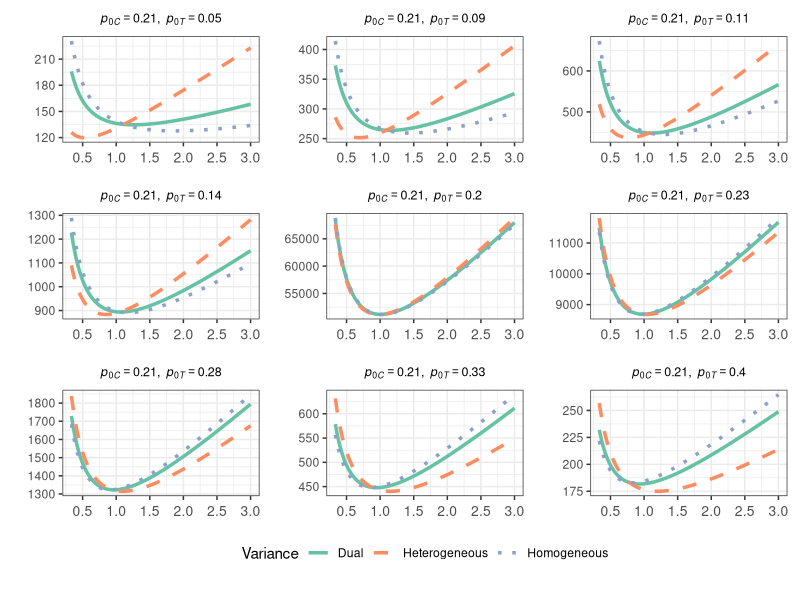
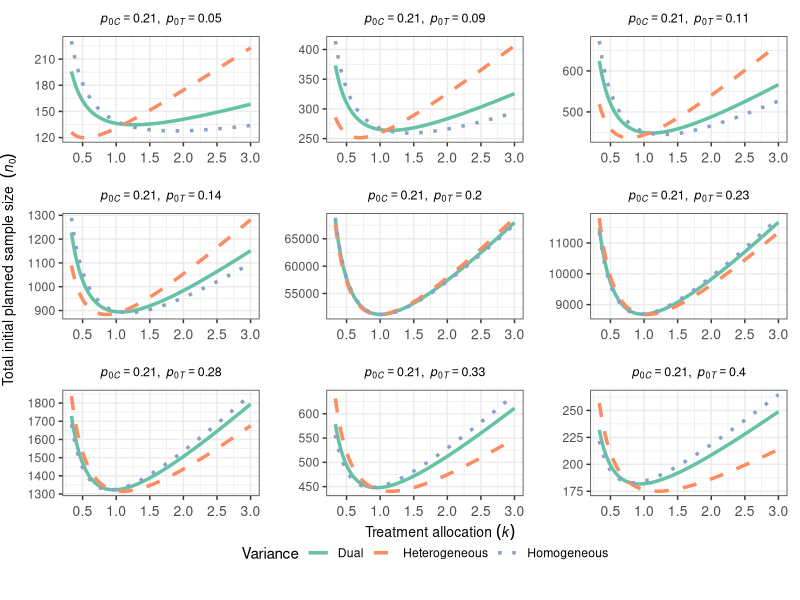

Reproduce these figures in R, in order.
#-------------------------------------------------------------------------------
# Purpose: Plots to compare the three formulas for estimating sample size for a 
# binary endpoint
# Author: Ann Marie Weideman
#-------------------------------------------------------------------------------

# Set working directory to current location
script_path <- setwd(dirname(rstudioapi::getActiveDocumentContext()$path))

library(RColorBrewer)
library(dplyr)
library(tidyr)
library(ggplot2)
library(patchwork)

# Function to calculate sample sizes for the three formulas
calculate_sample_sizes <- function(k, p0C, p0T) {
  
  z_alpha <- qnorm(0.025, lower.tail = FALSE)
  z_beta <- qnorm(0.2, lower.tail = FALSE)
  delta0<-p0C-p0T
  p0<-(p0C+k*p0T)/(1+k)
  var0<-p0*(1-p0)
  var0C<-p0C*(1-p0C)
  var0T<-p0T*(1-p0T)
  
  # Assumes homogeneous variance 
  n0C_f1 <- (z_alpha + z_beta)^2 * (1 + 1/k) * var0 / delta0^2
  n0_f1 <- (1 + k) * n0C_f1
  
  # Assumes heterogeneous variance
  n0C_f2 <- (z_alpha + z_beta)^2 * (var0C + (1/k) * var0T) / delta0^2
  n0_f2 <- (1 + k) * n0C_f2
  
  # Assumes dual variance
  n0C_f3 <- (z_alpha * sqrt((1 + 1/k) * var0) + 
             z_beta * sqrt(var0C + (1/k) * var0T))^2 / delta0^2
  n0_f3 <- (1 + k) * n0C_f3
  
  return(c(n0_f1, n0_f2, n0_f3))
}

# Define the color palette to be colorblind friendly
palette <- brewer.pal(n = 3, name = "Set2")

k_range <- seq(1/3, 3, length.out = 100)
p0C_values <- 0.21
p0T_values <- c(0.05, 0.088, 0.113, 0.139, 0.2, 0.235, 0.276, 0.327, 0.4)

# Create a data frame with all combinations
sample_data <- expand.grid(k = k_range, p0C = p0C_values, p0T = p0T_values) %>%
  rowwise() %>%
  mutate(
    Homogeneous = calculate_sample_sizes(k, p0C, p0T)[1],
    Heterogeneous = calculate_sample_sizes(k, p0C, p0T)[2],
    Dual = calculate_sample_sizes(k, p0C, p0T)[3]
  ) %>%
  ungroup() %>%
  gather(key = "Variance", value = "sample_size", -k, -p0C, -p0T) %>%
  mutate(formula = factor(Variance, levels = c("Homogeneous", "Heterogeneous", "Dual"), 
                          labels = c("Homogeneous", 
                                     "Heterogeneous", 
                                     "Dual")))

# Function to create individual plots within the panel
make_plot <- function(data, p0C_val, p0T_val, show_x_axis_label = FALSE) {
  # Define custom line types
  line_types <- c("solid", "dashed", "dotted")
  
  p <- ggplot(data, aes(x = k, y = sample_size, group = Variance, color = Variance, linetype = Variance)) +
    geom_line(size = 1.2) +  # Increase line size for visibility
    scale_color_manual(values = palette) +
    scale_linetype_manual(values=line_types) +  # Use the custom line types
    scale_x_continuous(breaks = seq(0, 3, by = 0.5)) +
    theme_bw(base_size = 11) +  # Increase the base size for all text
    theme(
      plot.title = element_text(hjust = 0.5, size=9),
      axis.title.y = element_blank(),
      axis.title.x = element_blank(),
      axis.text.x = element_text(size = 10, vjust = 0.5),
      plot.margin = unit(c(0.25, 0.25, 1, 1), "lines")
    ) +
  ggtitle(bquote(italic(p[0*"C"]) == .(p0C_val) * "," ~ 
                   "\n" ~ 
                   italic(p[0*"T"]) == .(p0T_val)))
  if (show_x_axis_label) {
    p <- p + labs(x = "k", y = expression("Total initial planned sample size ( " 
                                          ~ italic(n[0]) *")")) 
  }
  return(p)
}

# Generate a plot for each combination of p0C and p0T
plot_list <- list()
number_of_rows <- length(unique(sample_data$p0T))
counter <- 0

for (p0T_val in p0T_values) {
  for (p0C_val in  p0C_values) {
    counter <- counter + 1
    
    # Determine if this plot is on the bottom row
    show_x_axis_label <- (counter > (number_of_rows - 1) * 3)
    
    # Subset the data for the current combination of p0T and p0C
    data_subset <- subset(sample_data, p0T == p0T_val & p0C == p0C_val)
    
    # Add plot to the growing list of plots
    plot_list[[paste(p0T_val, p0C_val, sep = "_")]] <- 
      make_plot(data_subset, p0C_val=round(p0C_val,2),
                p0T_val=round(p0T_val,2), show_x_axis_label)
  }
}

# Combine the plots into a 3x3 patchwork
combined_plot <- wrap_plots(plot_list, ncol = 3) + 
  plot_layout(guides = 'collect') &
  theme(legend.position = "bottom")
print(combined_plot)

# Define the size and resolution of output image
width_in_inches <- 7
height_in_inches <- 6
dpi <- 600

# Open a PNG device
#jpeg(filename = paste0(script_path, "/output/trio_binary.jpg"), 
#     width = width_in_inches * dpi, height = height_in_inches * dpi, res = dpi)

# Print the combined plot
print(combined_plot)

# Add the common x-axis label using grid.text
require(grid)
grid.text(label = expression("Treatment allocation " * (italic(k))), 
          x = unit(0.55, "npc"),  # centered
          y = unit(0.1, "npc"),  # adjust this value as needed
          just = c("center", "bottom"),
          gp = gpar(fontsize = 10))

# Add the common y-axis label using grid.text
grid.text(label = expression("Total initial planned sample size  " * (italic(n[0]))), 
          x = unit(0.01, "npc"), y = unit(0.55, "npc"), rot = 90,
          gp = gpar(fontsize = 10))

# Close the PNG device, which saves the file
#dev.off()
